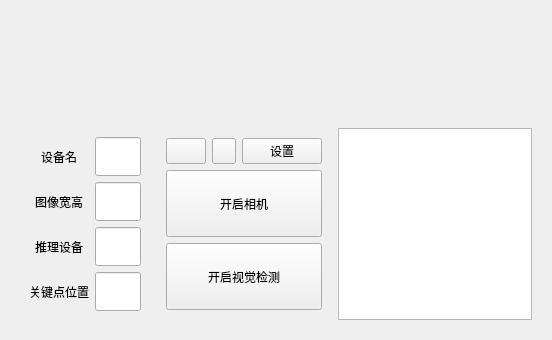
<?xml version="1.0" encoding="UTF-8"?>
<ui version="4.0">
 <class>Camera</class>
 <widget class="QWidget" name="Camera">
  <property name="geometry">
   <rect>
    <x>0</x>
    <y>0</y>
    <width>552</width>
    <height>340</height>
   </rect>
  </property>
  <property name="windowTitle">
   <string>Camera</string>
  </property>
  <layout class="QGridLayout" name="gridLayout">
   <item row="0" column="0">
    <widget class="CardWidget" name="videoCardWidget">
     <property name="sizePolicy">
      <sizepolicy hsizetype="Preferred" vsizetype="Expanding">
       <horstretch>0</horstretch>
       <verstretch>0</verstretch>
      </sizepolicy>
     </property>
     <layout class="QGridLayout" name="gridLayout_3">
      <item row="0" column="0">
       <widget class="ImageLabel" name="camView"/>
      </item>
     </layout>
    </widget>
   </item>
   <item row="1" column="0">
    <widget class="CardWidget" name="setCardWidget">
     <layout class="QGridLayout" name="gridLayout_2">
      <item row="0" column="2">
       <widget class="PlainTextEdit" name="helpPlainTextEdit">
        <property name="sizePolicy">
         <sizepolicy hsizetype="Preferred" vsizetype="Preferred">
          <horstretch>0</horstretch>
          <verstretch>0</verstretch>
         </sizepolicy>
        </property>
        <property name="readOnly">
         <bool>true</bool>
        </property>
       </widget>
      </item>
      <item row="0" column="1">
       <layout class="QGridLayout" name="gridLayout_5">
        <property name="leftMargin">
         <number>10</number>
        </property>
        <property name="topMargin">
         <number>10</number>
        </property>
        <property name="rightMargin">
         <number>10</number>
        </property>
        <property name="bottomMargin">
         <number>10</number>
        </property>
        <item row="0" column="2">
         <widget class="PushButton" name="settingButton">
          <property name="sizePolicy">
           <sizepolicy hsizetype="Minimum" vsizetype="Fixed">
            <horstretch>0</horstretch>
            <verstretch>0</verstretch>
           </sizepolicy>
          </property>
          <property name="text">
           <string>设置</string>
          </property>
         </widget>
        </item>
        <item row="1" column="0" colspan="3">
         <widget class="PushButton" name="camButton">
          <property name="sizePolicy">
           <sizepolicy hsizetype="Preferred" vsizetype="Preferred">
            <horstretch>0</horstretch>
            <verstretch>0</verstretch>
           </sizepolicy>
          </property>
          <property name="minimumSize">
           <size>
            <width>0</width>
            <height>0</height>
           </size>
          </property>
          <property name="text">
           <string>开启相机</string>
          </property>
         </widget>
        </item>
        <item row="2" column="0" colspan="3">
         <widget class="PushButton" name="detButton">
          <property name="sizePolicy">
           <sizepolicy hsizetype="Preferred" vsizetype="Preferred">
            <horstretch>0</horstretch>
            <verstretch>0</verstretch>
           </sizepolicy>
          </property>
          <property name="minimumSize">
           <size>
            <width>0</width>
            <height>0</height>
           </size>
          </property>
          <property name="text">
           <string>开启视觉检测</string>
          </property>
         </widget>
        </item>
        <item row="0" column="0">
         <widget class="ComboBox" name="chooseBox">
          <property name="sizePolicy">
           <sizepolicy hsizetype="Preferred" vsizetype="Preferred">
            <horstretch>0</horstretch>
            <verstretch>0</verstretch>
           </sizepolicy>
          </property>
          <property name="minimumSize">
           <size>
            <width>0</width>
            <height>0</height>
           </size>
          </property>
         </widget>
        </item>
        <item row="0" column="1">
         <widget class="ToolButton" name="refButton">
          <property name="sizePolicy">
           <sizepolicy hsizetype="Preferred" vsizetype="Preferred">
            <horstretch>0</horstretch>
            <verstretch>0</verstretch>
           </sizepolicy>
          </property>
         </widget>
        </item>
       </layout>
      </item>
      <item row="0" column="0">
       <widget class="CardWidget" name="infoCardWidget">
        <layout class="QGridLayout" name="gridLayout_4">
         <item row="4" column="1">
          <widget class="LineEdit" name="posLineEdit">
           <property name="sizePolicy">
            <sizepolicy hsizetype="Preferred" vsizetype="Preferred">
             <horstretch>0</horstretch>
             <verstretch>0</verstretch>
            </sizepolicy>
           </property>
           <property name="alignment">
            <set>Qt::AlignCenter</set>
           </property>
           <property name="readOnly">
            <bool>true</bool>
           </property>
          </widget>
         </item>
         <item row="2" column="1">
          <widget class="LineEdit" name="whLineEdit">
           <property name="sizePolicy">
            <sizepolicy hsizetype="Preferred" vsizetype="Preferred">
             <horstretch>0</horstretch>
             <verstretch>0</verstretch>
            </sizepolicy>
           </property>
           <property name="alignment">
            <set>Qt::AlignCenter</set>
           </property>
           <property name="readOnly">
            <bool>true</bool>
           </property>
          </widget>
         </item>
         <item row="2" column="0">
          <widget class="BodyLabel" name="whBodyLabel">
           <property name="text">
            <string>图像宽高</string>
           </property>
           <property name="alignment">
            <set>Qt::AlignCenter</set>
           </property>
          </widget>
         </item>
         <item row="0" column="0">
          <widget class="BodyLabel" name="nameLabel">
           <property name="text">
            <string>设备名</string>
           </property>
           <property name="alignment">
            <set>Qt::AlignCenter</set>
           </property>
          </widget>
         </item>
         <item row="4" column="0">
          <widget class="BodyLabel" name="posLabel">
           <property name="text">
            <string>关键点位置</string>
           </property>
           <property name="alignment">
            <set>Qt::AlignCenter</set>
           </property>
          </widget>
         </item>
         <item row="0" column="1">
          <widget class="LineEdit" name="nameLineEdit">
           <property name="sizePolicy">
            <sizepolicy hsizetype="Preferred" vsizetype="Preferred">
             <horstretch>0</horstretch>
             <verstretch>0</verstretch>
            </sizepolicy>
           </property>
           <property name="alignment">
            <set>Qt::AlignCenter</set>
           </property>
           <property name="readOnly">
            <bool>true</bool>
           </property>
          </widget>
         </item>
         <item row="3" column="0">
          <widget class="BodyLabel" name="devLabel">
           <property name="text">
            <string>推理设备</string>
           </property>
           <property name="alignment">
            <set>Qt::AlignCenter</set>
           </property>
          </widget>
         </item>
         <item row="3" column="1">
          <widget class="LineEdit" name="devLineEdit">
           <property name="sizePolicy">
            <sizepolicy hsizetype="Preferred" vsizetype="Preferred">
             <horstretch>0</horstretch>
             <verstretch>0</verstretch>
            </sizepolicy>
           </property>
           <property name="text">
            <string/>
           </property>
           <property name="alignment">
            <set>Qt::AlignCenter</set>
           </property>
           <property name="readOnly">
            <bool>true</bool>
           </property>
          </widget>
         </item>
        </layout>
       </widget>
      </item>
     </layout>
    </widget>
   </item>
  </layout>
 </widget>
 <customwidgets>
  <customwidget>
   <class>ComboBox</class>
   <extends>QPushButton</extends>
   <header>qfluentwidgets</header>
  </customwidget>
  <customwidget>
   <class>PushButton</class>
   <extends>QPushButton</extends>
   <header>qfluentwidgets</header>
  </customwidget>
  <customwidget>
   <class>ToolButton</class>
   <extends>QToolButton</extends>
   <header>qfluentwidgets</header>
  </customwidget>
  <customwidget>
   <class>CardWidget</class>
   <extends>QFrame</extends>
   <header>qfluentwidgets</header>
   <container>1</container>
  </customwidget>
  <customwidget>
   <class>BodyLabel</class>
   <extends>QLabel</extends>
   <header>qfluentwidgets</header>
  </customwidget>
  <customwidget>
   <class>ImageLabel</class>
   <extends>QLabel</extends>
   <header>qfluentwidgets</header>
  </customwidget>
  <customwidget>
   <class>LineEdit</class>
   <extends>QLineEdit</extends>
   <header>qfluentwidgets</header>
  </customwidget>
  <customwidget>
   <class>PlainTextEdit</class>
   <extends>QPlainTextEdit</extends>
   <header>qfluentwidgets</header>
  </customwidget>
 </customwidgets>
 <resources/>
 <connections/>
</ui>
